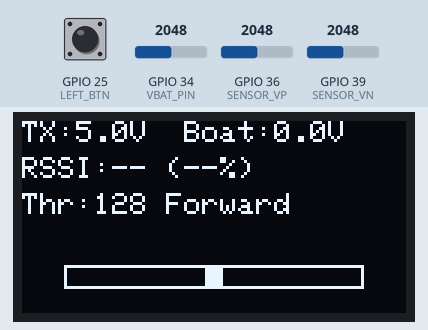
The sketch below on a simulated ESP32. Parts: 128×64 one-colour display. The test bench sets the inputs (shaded band); at power-on: GPIO 34 (VBAT_PIN) = 2048, GPIO 25 (LEFT_BTN) HIGH, GPIO 36 (SENSOR_VP) = 2048, GPIO 39 (SENSOR_VN) = 2048. What the sketch prints to the serial monitor is not drawn.

Above: at 5.8 s.
5.9 s: GPIO 34 (VBAT_PIN) set to 2128
At 6.9 s:
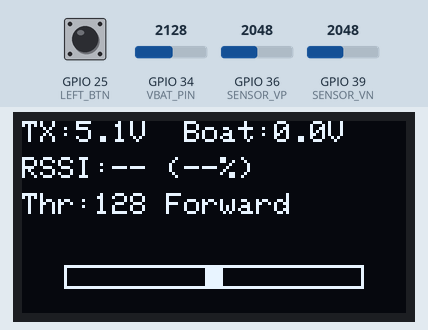
7.4 s: GPIO 25 (LEFT_BTN) pulled LOW for 0.15 s
At 7.8 s:
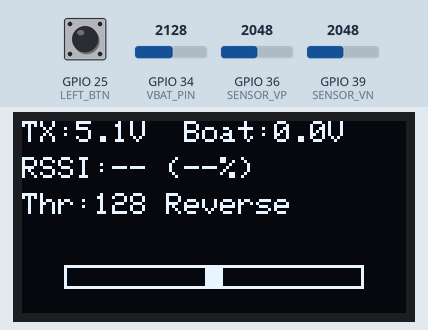
9.0 s: GPIO 36 (SENSOR_VP) set to 2106
At 10.2 s:
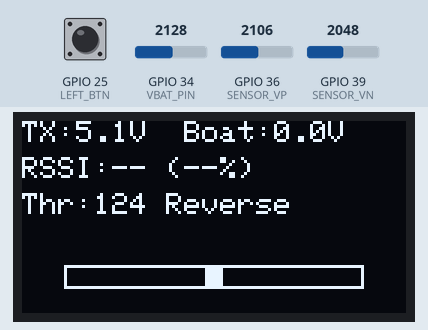
10.5 s: GPIO 25 (LEFT_BTN) pulled LOW for 1 s
At 11.1 s:
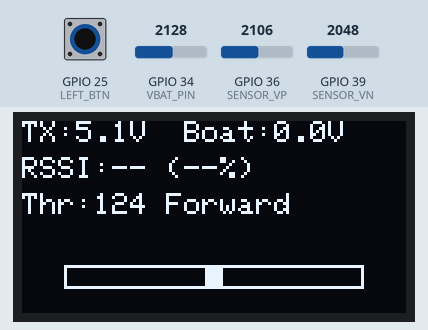
13.0 s: GPIO 39 (SENSOR_VN) set to 2153
At 14.4 s:
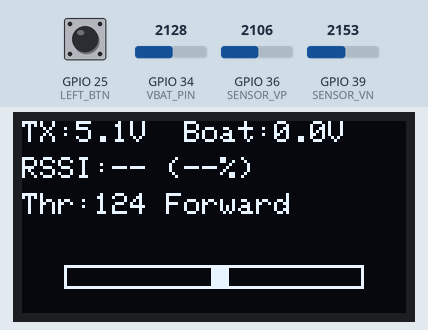
Timing chart, 0 to 16.0 s (numbered marks = the images above; inputs shaded):
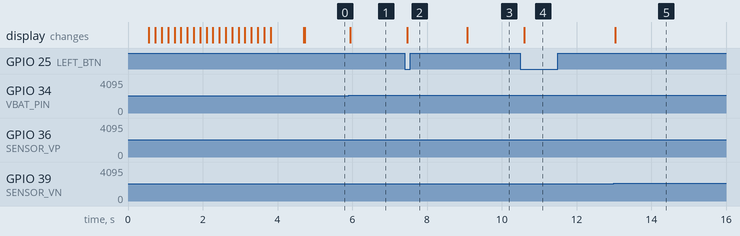

The sketch:

Transmitter.ino
```cpp
//======================================
//Transmitter MAC Address: CC:DB:A7:98:13:D0
//======================================
//======================================
//Transmitter MAC Address will print at startup
//======================================

#include <WiFi.h>
#include <esp_now.h>
#include <esp_wifi.h>
#include <Wire.h>
#include <Adafruit_GFX.h>
#include <Adafruit_SSD1306.h>

// ===== OLED =====
#define SCREEN_WIDTH 128
#define SCREEN_HEIGHT 64
#define OLED_RESET    -1
#define SCREEN_ADDRESS 0x3C
Adafruit_SSD1306 display(SCREEN_WIDTH, SCREEN_HEIGHT, &Wire, OLED_RESET);

// ===== Pin Mapping =====
#define SENSOR_VP   36   // Throttle ADC input
#define SENSOR_VN   39   // Direction ADC input
#define VBAT_PIN    34   // Battery voltage sense via 10k:20k divider
#define LEFT_BTN    25   // Reverse toggle
#define RIGHT_BTN   26   // (unused)

// ===== WiFi / ESP-NOW =====
const uint8_t RECEIVER_MAC[6] = {0x34, 0xAB, 0x95, 0x42, 0x47, 0x74};
const uint8_t WIFI_CHANNEL = 1;

// ===== Battery divider constants =====
const float ADC_REF_V = 3.3f;
const float DIV_GAIN  = 3.0f; // 10k:20k divider ratio

// ===== Telemetry from boat =====
volatile int lastBoatRSSI = 127;        // 127 = unknown
volatile uint16_t lastBoatBatt_mV = 0;

// ===== Helper: Read battery voltage =====
uint16_t readBattery_mV() {
  analogSetPinAttenuation(VBAT_PIN, ADC_11db);
  int raw = analogRead(VBAT_PIN);
  float vpin = (raw / 4095.0f) * ADC_REF_V;
  float vbat = vpin * DIV_GAIN;
  return (uint16_t)lroundf(vbat * 1000.0f);
}

// ===== RX callback: boat sends CSV "rssi,boatBatt_mV" =====
void onDataRecv(const uint8_t* mac, const uint8_t* data, int len) {
  static char buf[32];
  if (len <= 0) return;
  if (len >= (int)sizeof(buf)) len = sizeof(buf) - 1;
  memcpy(buf, data, len);
  buf[len] = '\0';

  Serial.printf("Boat->TX CSV: '%s' from %02X:%02X:%02X:%02X:%02X:%02X\n",
                buf, mac[0], mac[1], mac[2], mac[3], mac[4], mac[5]);

  int rssi = 127;
  unsigned battmV = 0;
  if (sscanf(buf, "%d,%u", &rssi, &battmV) == 2) {
    lastBoatRSSI = rssi;
    lastBoatBatt_mV = (uint16_t)battmV;
  }
}

// ===== Boot Animation =====
void boatBootAnimation() {
  display.clearDisplay();
  display.setTextColor(SSD1306_WHITE);
  display.setTextSize(1);

  // Animate boat once from left to right
  for (int x = -35; x < SCREEN_WIDTH - 10; x += 4) {
    display.clearDisplay();

    // Simple, clean boat shape
    display.setCursor(x, 30);
    display.println(F("   __/\\__"));
    display.setCursor(x, 38);
    display.println(F("~~~\\____/~~~"));
    display.setCursor(24, 10);
    display.setTextSize(2);
    display.println(F("ESP Boat"));

    display.display();
    delay(60);
  }

  delay(800);
  display.clearDisplay();
  display.display();
}

// ===== SETUP =====
void setup() {
  Serial.begin(115200);
  delay(500);

  // Print MAC address at startup
  String mac = WiFi.macAddress();
  Serial.println("======================================");
  Serial.print("ESP32 MAC Address: ");
  Serial.println(mac);
  Serial.println("======================================");

  // OLED init
  if (!display.begin(SSD1306_SWITCHCAPVCC, SCREEN_ADDRESS)) {
    while (1) {}
  }

  // Run boot animation
  boatBootAnimation();

  // WiFi / ESP-NOW setup
  WiFi.mode(WIFI_STA);
  esp_wifi_set_promiscuous(true);
  esp_wifi_set_channel(WIFI_CHANNEL, WIFI_SECOND_CHAN_NONE);
  esp_wifi_set_promiscuous(false);

  if (esp_now_init() != ESP_OK) {
    Serial.println("ESP-NOW init failed!");
    while (1) {}
  }
  esp_now_register_recv_cb(onDataRecv);

  esp_now_peer_info_t peer{};
  memcpy(peer.peer_addr, RECEIVER_MAC, 6);
  peer.channel = WIFI_CHANNEL;
  peer.encrypt = false;
  esp_now_add_peer(&peer);

  pinMode(LEFT_BTN, INPUT_PULLUP);
  pinMode(RIGHT_BTN, INPUT_PULLUP);
}

// ===== LOOP =====
void loop() {
  // === Read throttle (SENSOR_VP) and direction (SENSOR_VN) ===
  uint16_t throttleRaw = analogRead(SENSOR_VP);
  uint16_t directionRaw = analogRead(SENSOR_VN);

  // === Map throttle 0–4095 → 0–255 ===
  int throttle = map(throttleRaw, 0, 4095, 255, 0);

  // === Normalize direction to -1.0 .. +1.0 ===
  float centerVN = 2048.0f;
  float turn = (directionRaw - centerVN) / centerVN;
  turn = constrain(turn, -1.0f, 1.0f);

  // === Reverse toggle handling ===
  static bool reverseMode = false;
  static bool lastButtonState = HIGH;
  bool buttonState = digitalRead(LEFT_BTN);
  if (lastButtonState == HIGH && buttonState == LOW) {
    reverseMode = !reverseMode;
  }
  lastButtonState = buttonState;

  // === Compute proportional left/right outputs ===
  float leftMotor  = throttle * (1.0f - turn);
  float rightMotor = throttle * (1.0f + turn);
  leftMotor  = constrain(leftMotor,  0, 255);
  rightMotor = constrain(rightMotor, 0, 255);

  int cmdL = (int)leftMotor;
  int cmdR = (int)rightMotor;

  // === Reverse direction if reverseMode ON (invert polarity + boost) ===
  if (reverseMode) {
    cmdL = -constrain(cmdL * 1.3f, -255, 255);  // 30% boost for reverse
    cmdR = -constrain(cmdR * 1.3f, -255, 255);
  }

  // === Send CSV "cmdL,cmdR" ===
  char csv[24];
  snprintf(csv, sizeof(csv), "%d,%d", cmdL, cmdR);
  esp_now_send(RECEIVER_MAC, (uint8_t*)csv, strlen(csv));

  // === Read TX battery voltage ===
  uint16_t txBatt_mV = readBattery_mV();

  // === Calculate link strength as percentage ===
  int linkPercent = 0;
  if (lastBoatRSSI != 127) {
    linkPercent = constrain(map(lastBoatRSSI, -100, -50, 0, 100), 0, 100);
  }

  // === OLED Display ===
  display.clearDisplay();
  display.setTextColor(SSD1306_WHITE);
  display.setTextSize(1);

  // TX and Boat voltage same row, 1dp
  display.setCursor(0, 0);
  display.printf("TX:%.1fV  Boat:%.1fV\n",
                 txBatt_mV / 1000.0f,
                 (lastBoatBatt_mV > 0 ? lastBoatBatt_mV / 1000.0f : 0.0f));

  // RSSI and Link % same row
  display.setCursor(0, 12);
  if (lastBoatRSSI != 127)
    display.printf("RSSI:%d (%d%%)\n", lastBoatRSSI, linkPercent);
  else
    display.printf("RSSI:-- (--%%)\n");

  // Throttle and direction text
  display.setCursor(0, 24);
  display.printf("Thr:%3d %s", throttle, reverseMode ? "Reverse" : "Forward");

  // Draw proportional steering bar
  int barCenter = 64;     // Middle of screen
  int barWidth = 50;      // Max deflection
  int barPos = barCenter + (int)(turn * barWidth);
  int barY = 52;
  display.drawRect(14, barY - 4, 100, 8, SSD1306_WHITE); // outer box
  display.fillRect(barPos - 3, barY - 3, 6, 6, SSD1306_WHITE); // indicator dot

  display.display();

  delay(50);
}
```

Measured:
- the behaviour switches between 2088 and 2089 on GPIO 34 (VBAT_PIN) (found by bisection; images 0 and 1)
- the behaviour switches between 2055 and 2056 on GPIO 36 (SENSOR_VP) (found by bisection; images 2 and 3)
- the behaviour switches between 2088 and 2089 on GPIO 39 (SENSOR_VN) (found by bisection; images 4 and 5)
- after the input at 5.9 s, the display: changes after 0.05 s (image 1)
- after the input at 7.4 s, the display: changes after 0.07 s (image 2)
- after the input at 9.0 s, the display: changes after 0.07 s (image 3)
- after the input at 10.5 s, the display: changes after 0.10 s (image 4)
- after the input at 13.0 s, the display: changes at once (image 5)
